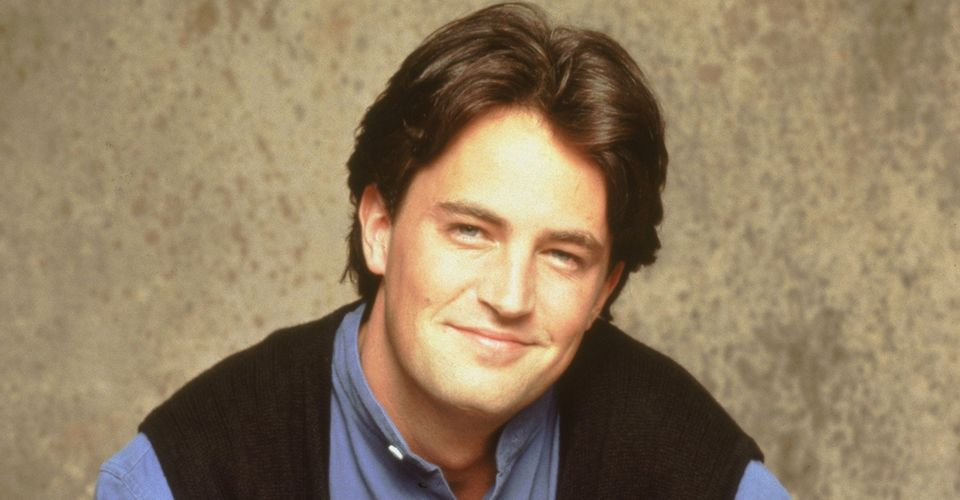
#> input picture Chandler.jpg, 960 x 500 px
$ python '13 Threshold.py'
#> lines starting #> are read from the running program, lines starting #| are printed output that depends on the picture; after the words box and inside, x2 and y2 are one past the last pixel; in counts of white or black regions, pixels touching at a corner belong together
import cv2 as cv

img = cv.imread('Chandler.jpg')
#> img is the input picture: shape (500, 960, 3); mean B, G, R 97.2, 125.1, 144.4
gray = cv.cvtColor(img,cv.COLOR_BGR2GRAY)
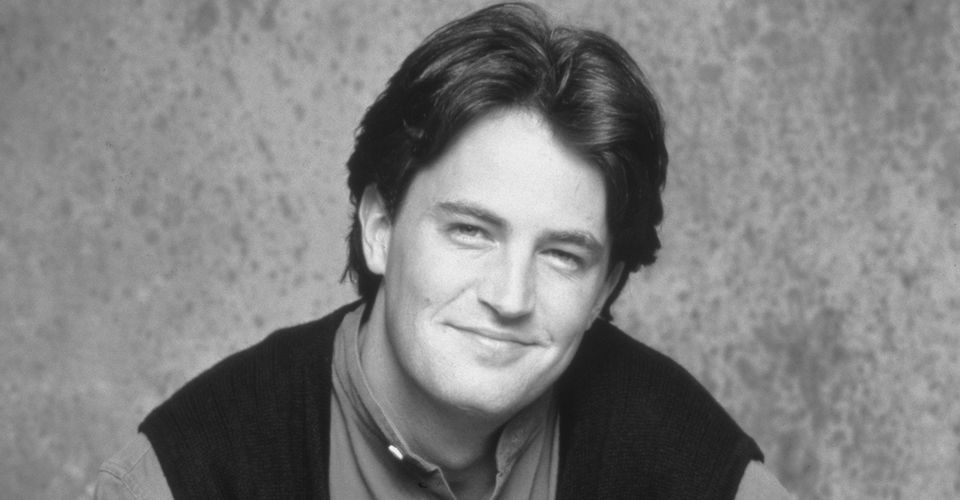
#> gray: shape (500, 960); min 19, max 249, mean 127.7

# simple thresholding
threshold, thresh = cv.threshold(gray,100,255,cv.THRESH_BINARY)
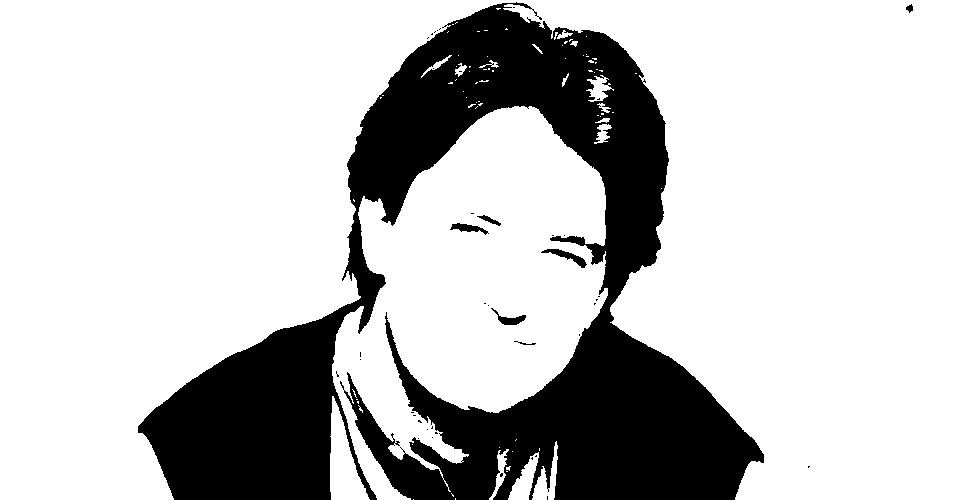
#> thresh: shape (500, 960); 76.9% white; 41 black regions (34 under 20 px), largest, box (x1, y1, x2, y2) and area: (138, 2, 764, 500) 109922, (541, 249, 587, 268) 263, (450, 223, 489, 235) 203
cv.imshow('threshold',thresh)
threshold, thresh_inv = cv.threshold(gray,100,255,cv.THRESH_BINARY_INV)
cv.imshow('inverse threshold',thresh_inv)

#adaptive threshold
adaptive_thresh = cv.adaptiveThreshold(gray,255,cv.ADAPTIVE_THRESH_GAUSSIAN_C,cv.THRESH_BINARY,11,3)
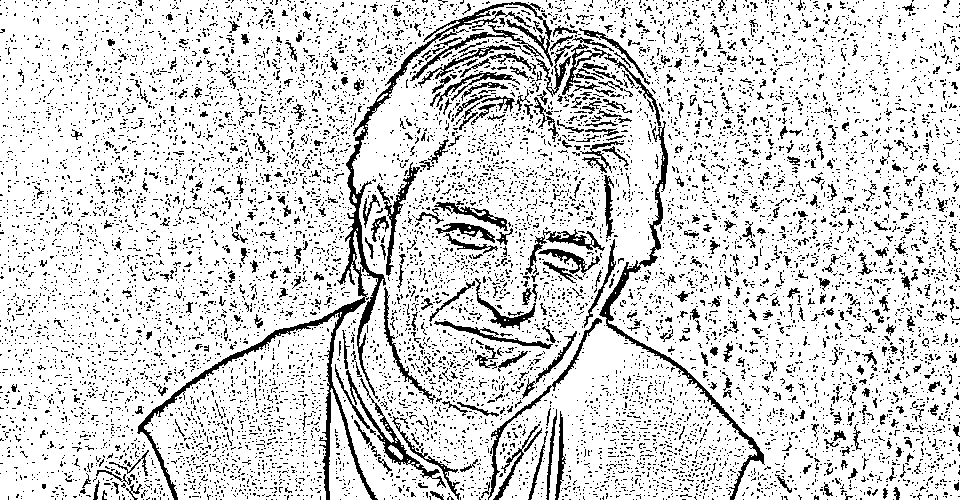
#> adaptive_thresh: shape (500, 960); 84.1% white; black in thin lines or dots
cv.imshow('adaptive',adaptive_thresh)

cv.waitKey(0)
